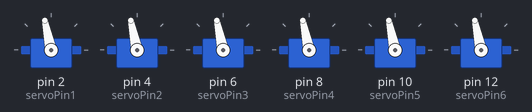
A sketch run on a simulated Arduino Uno, built with avr-gcc and run on an emulated ATmega328P. Shown: 6 × servo.

Above: at 1.1 s.
Timing chart, 0 to 2.6 s (numbered marks = the images above):
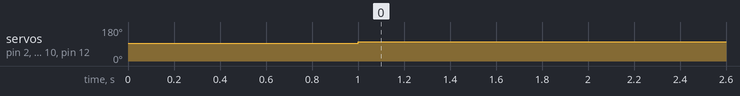

The sketch:

all_thrusters.ino
```cpp
#include <Servo.h>

byte servoPin1 = 2;
Servo servo1;
byte servoPin2 = 4;
Servo servo2;
byte servoPin3 = 6;
Servo servo3;
byte servoPin4 = 8;
Servo servo4;
byte servoPin5 = 10;
Servo servo5;
byte servoPin6 = 12;
Servo servo6;
/*byte servoPin7 = 9;
Servo servo7;
byte servoPin8 = 9;
Servo servo8;*/

void setup() {
  servo1.attach(servoPin1);
  servo2.attach(servoPin2);
  servo3.attach(servoPin3);
  servo4.attach(servoPin4);
  servo5.attach(servoPin5);
  servo6.attach(servoPin6);
  /*servo7.attach(servoPin7);
  servo8.attach(servoPin8);*/

  servo1.writeMicroseconds(1500); // send "stop" signal to ESC.
  //delay(1000); // delay to allow the ESC to recognize the stopped signal
  servo2.writeMicroseconds(1500); // send "stop" signal to ESC.
  //delay(1000); // delay to allow the ESC to recognize the stopped signal
  servo3.writeMicroseconds(1500); // send "stop" signal to ESC.
  //delay(1000); // delay to allow the ESC to recognize the stopped signal
  servo4.writeMicroseconds(1500); // send "stop" signal to ESC.
  //delay(1000); // delay to allow the ESC to recognize the stopped signal
  servo5.writeMicroseconds(1500); // send "stop" signal to ESC.
  //delay(1000); // delay to allow the ESC to recognize the stopped signal
  servo6.writeMicroseconds(1500); // send "stop" signal to ESC.
  delay(1000); // delay to allow the ESC to recognize the stopped signal
  /*servo7.writeMicroseconds(1500); // send "stop" signal to ESC.
  delay(1000); // delay to allow the ESC to recognize the stopped signal
  servo8.writeMicroseconds(1500); // send "stop" signal to ESC.
  delay(1000); // delay to allow the ESC to recognize the stopped signal
  */
}

void loop() {
  int signal = 1600; // Set signal value, which should be between 1100 and 1900

  servo1.writeMicroseconds(signal); // Send signal to ESC.
  servo2.writeMicroseconds(signal); // Send signal to ESC.
  servo3.writeMicroseconds(signal); // Send signal to ESC.
  servo4.writeMicroseconds(signal); // Send signal to ESC.
  servo5.writeMicroseconds(signal); // Send signal to ESC.
  servo6.writeMicroseconds(signal); // Send signal to ESC.
  /*servo7.writeMicroseconds(signal); // Send signal to ESC.
  servo8.writeMicroseconds(signal); // Send signal to ESC.*/
}
```

Measured:
- by itself, servo on pin 2 (servoPin1), servo on pin 4 (servoPin2), servo on pin 6 (servoPin3), servo on pin 8 (servoPin4), servo on pin 10 (servoPin5), servo on pin 12 (servoPin6): 93° → 102° at 1.0 s
